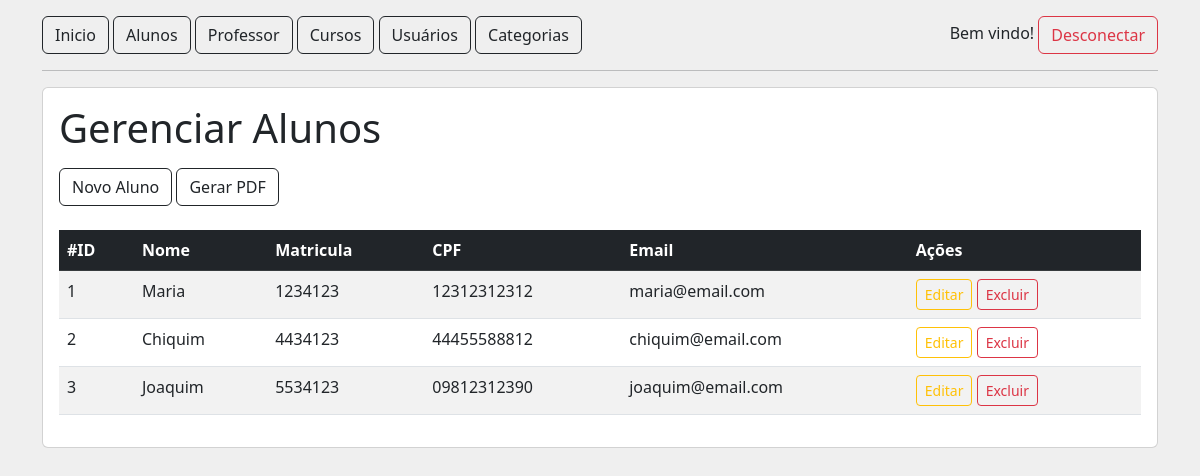
The app's page /alunos/listar with its own data.
### tables this page shows
CREATE TABLE tb_alunos (
    id INT PRIMARY KEY AUTO_INCREMENT,
    nome VARCHAR(100) NOT NULL,
    matricula VARCHAR(20) UNIQUE NOT NULL,
    email VARCHAR(100) UNIQUE NOT NULL,
    status TINYINT NOT NULL,
    genero VARCHAR(20) NOT NULL,
    dataNascimento DATETIME NOT NULL,
    cpf CHAR(11) UNIQUE NOT NULL
);

### src/Controller/AbstractController.php (called while the page is built, shortened)
<?php
abstract class AbstractController
{
    public function render(string $view, ?array $dados = null, bool $navbar = true): void
    {
        include_once '../views/template/header.phtml';
        $navbar === true && include_once '../views/template/menu.phtml';
        include_once "../views/{$view}.phtml";
        include_once '../views/template/footer.phtml';
    }
}

### src/Controller/AlunoController.php (called while the page is built, shortened)
<?php
class AlunoController extends AbstractController
{
    public function listar(): void
    {
        $rep = new AlunoRepository();
        $alunos = $rep->buscarTodos();
        $this->render('aluno/listar', [
            'alunos' => $alunos,
        ]);
    }
}

### public/index.php (called while the page is built, shortened)
<?php
$rotas = require '../config/routes.php';
$url = $_SERVER['REQUEST_URI'];
$rota = explode('?', $url)[0];
$method = $rotas[$rota]['method'];
(new $controller)->$method();

### src/Connection/DatabaseConnection.php (called while the page is built, shortened)
<?php
class DatabaseConnection
{
    public static function abrirConexao(): PDO
    {
        return new PDO("mysql:host=localhost;dbname=".DB_NAME, DB_USER, DB_PASSWORD);
    }
}

### src/Repository/AlunoRepository.php (called while the page is built, shortened)
<?php
class AlunoRepository implements RepositoryInterface
{
    public PDO $pdo;
    public function __construct()
    {
        $this->pdo = DatabaseConnection::abrirConexao();
    }
    public function buscarTodos(): iterable
    {
        $sql = 'SELECT * FROM ' . self::TABLE;
        $query = $this->pdo->query($sql);
        $query->execute();
        return $query->fetchAll(PDO::FETCH_CLASS, Aluno::class);
    }
}

### Views/aluno/listar.phtml (the view)
<section class="mt-3 card card-body">
    <h1>Gerenciar Alunos</h1>
    <div class="mt-2">
        <a href="/alunos/novo" class="btn btn-outline-dark">Novo Aluno</a>
        <a href="/alunos/relatorio" target="_blank" class="btn btn-outline-dark">Gerar PDF</a>
    </div>
    <table class="table table-striped table-hover mt-4">
        <thead class="table-dark">
            <tr>
                <th>#ID</th>
                <th>Nome</th>
                <th>Matricula</th>
                <th>CPF</th>
                <th>Email</th>
                <th>Ações</th>
            </tr>
        </thead>
        <tbody>
            <?php
                    foreach ($alunos ?? [] as $aluno) {
                        echo "
                            <tr>
                                <td>{$aluno->id}</td>
                                <td>{$aluno->nome}</td>
                                <td>{$aluno->matricula}</td>
                                <td>{$aluno->cpf}</td>
                                <td>{$aluno->email}</td>
                                <td>
                                    <a href='/alunos/editar?id={$aluno->id}' class='btn btn-outline-warning btn-sm'>Editar</a>
                                    <a href='/alunos/excluir?id={$aluno->id}' class='btn btn-outline-danger btn-sm'>Excluir</a>
                                </td>
                            </tr>
                        ";
                    }
            ?>
        </tbody>
    </table>
</section>

### records on screen
tb_alunos: id "1", nome "Maria", matricula "1234123", cpf "12312312312", email "maria@email.com"
tb_alunos: id "2", nome "Chiquim", matricula "4434123", cpf "44455588812", email "chiquim@email.com"
tb_alunos: id "3", nome "Joaquim", matricula "5534123", cpf "09812312390", email "joaquim@email.com"
